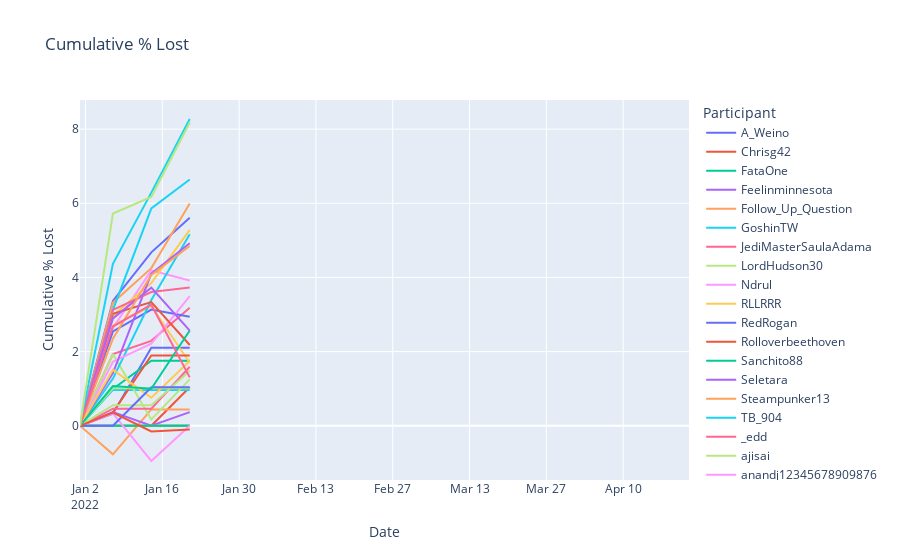

Write notebook code for a chart like this one.
### Code cell
fig = px.line(sheet_data, x="Date", y="Cumulative % Lost", color='Participant', title="Cumulative % Lost")
fig.update_xaxes(range=[datetime(2022,1,1), datetime(2022, 4, 22)])
fig.show()

### Figure 1 — Plotly figure (JSON) as saved in the notebook; plotly's stock layout.template omitted (floating-point values rounded to 4 significant figures)
{"data": [{"hovertemplate": "Participant=A_Weino<br>Date=%{x}<br>Cumulative % Lost=%{y}<extra></extra>", "legendgroup": "A_Weino", "line": {"color": "#636efa", "dash": "solid"}, "marker": {"symbol": "circle"}, "mode": "lines", "name": "A_Weino", "orientation": "v", "showlegend": true, "type": "scatter", "x": ["2022-01-01T00:00:00", "2022-01-07T00:00:00", "2022-01-14T00:00:00", "2022-01-21T00:00:00"], "xaxis": "x", "y": [0, 0.3239, 2.105, 2.105], "yaxis": "y"}, {"hovertemplate": "Participant=Chrisg42<br>Date=%{x}<br>Cumulative % Lost=%{y}<extra></extra>", "legendgroup": "Chrisg42", "line": {"color": "#EF553B", "dash": "solid"}, "marker": {"symbol": "circle"}, "mode": "lines", "name": "Chrisg42", "orientation": "v", "showlegend": true, "type": "scatter", "x": ["2022-01-14T00:00:00", "2022-01-21T00:00:00"], "xaxis": "x", "y": [0, 1.039], "yaxis": "y"}, {"hovertemplate": "Participant=FataOne<br>Date=%{x}<br>Cumulative % Lost=%{y}<extra></extra>", "legendgroup": "FataOne", "line": {"color": "#00cc96", "dash": "solid"}, "marker": {"symbol": "circle"}, "mode": "lines", "name": "FataOne", "orientation": "v", "showlegend": true, "type": "scatter", "x": ["2022-01-01T00:00:00", "2022-01-07T00:00:00", "2022-01-14T00:00:00", "2022-01-21T00:00:00"], "xaxis": "x", "y": [0, 0.9943, 1.752, 1.752], "yaxis": "y"}, {"hovertemplate": "Participant=Feelinminnesota<br>Date=%{x}<br>Cumulative % Lost=%{y}<extra></extra>", "legendgroup": "Feelinminnesota", "line": {"color": "#ab63fa", "dash": "solid"}, "marker": {"symbol": "circle"}, "mode": "lines", "name": "Feelinminnesota", "orientation": "v", "showlegend": true, "type": "scatter", "x": ["2022-01-01T00:00:00", "2022-01-07T00:00:00", "2022-01-14T00:00:00", "2022-01-21T00:00:00"], "xaxis": "x", "y": [0, 0, 0, 0], "yaxis": "y"}, {"hovertemplate": "Participant=Follow_Up_Question<br>Date=%{x}<br>Cumulative % Lost=%{y}<extra></extra>", "legendgroup": "Follow_Up_Question", "line": {"color": "#FFA15A", "dash": "solid"}, "marker": {"symbol": "circle"}, "mode": "lines", "name": "Follow_Up_Question", "orientation": "v", "showlegend": true, "type": "scatter", "x": ["2022-01-01T00:00:00", "2022-01-07T00:00:00", "2022-01-14T00:00:00", "2022-01-21T00:00:00"], "xaxis": "x", "y": [0, -0.7692, 0.4396, 0.4396], "yaxis": "y"}, {"hovertemplate": "Participant=GoshinTW<br>Date=%{x}<br>Cumulative % Lost=%{y}<extra></extra>", "legendgroup": "GoshinTW", "line": {"color": "#19d3f3", "dash": "solid"}, "marker": {"symbol": "circle"}, "mode": "lines", "name": "GoshinTW", "orientation": "v", "showlegend": true, "type": "scatter", "x": ["2022-01-01T00:00:00", "2022-01-07T00:00:00", "2022-01-14T00:00:00", "2022-01-21T00:00:00"], "xaxis": "x", "y": [0, 0.9662, 0.9662, 0.9662], "yaxis": "y"}, {"hovertemplate": "Participant=JediMasterSaulaAdama<br>Date=%{x}<br>Cumulative % Lost=%{y}<extra></extra>", "legendgroup": "JediMasterSaulaAdama", "line": {"color": "#FF6692", "dash": "solid"}, "marker": {"symbol": "circle"}, "mode": "lines", "name": "JediMasterSaulaAdama", "orientation": "v", "showlegend": true, "type": "scatter", "x": ["2022-01-01T00:00:00", "2022-01-07T00:00:00", "2022-01-14T00:00:00", "2022-01-21T00:00:00"], "xaxis": "x", "y": [0, 1.933, 2.291, 3.185], "yaxis": "y"}, {"hovertemplate": "Participant=LordHudson30<br>Date=%{x}<br>Cumulative % Lost=%{y}<extra></extra>", "legendgroup": "LordHudson30", "line": {"color": "#B6E880", "dash": "solid"}, "marker": {"symbol": "circle"}, "mode": "lines", "name": "LordHudson30", "orientation": "v", "showlegend": true, "type": "scatter", "x": ["2022-01-01T00:00:00", "2022-01-07T00:00:00", "2022-01-14T00:00:00", "2022-01-21T00:00:00"], "xaxis": "x", "y": [0, 1.932, 0.1705, 1.25], "yaxis": "y"}, {"hovertemplate": "Participant=Ndrul<br>Date=%{x}<br>Cumulative % Lost=%{y}<extra></extra>", "legendgroup": "Ndrul", "line": {"color": "#FF97FF", "dash": "solid"}, "marker": {"symbol": "circle"}, "mode": "lines", "name": "Ndrul", "orientation": "v", "showlegend": true, "type": "scatter", "x": ["2022-01-01T00:00:00", "2022-01-07T00:00:00", "2022-01-14T00:00:00", "2022-01-21T00:00:00"], "xaxis": "x", "y": [0, 2.641, 4.189, 3.916], "yaxis": "y"}, {"hovertemplate": "Participant=RLLRRR<br>Date=%{x}<br>Cumulative % Lost=%{y}<extra></extra>", "legendgroup": "RLLRRR", "line": {"color": "#FECB52", "dash": "solid"}, "marker": {"symbol": "circle"}, "mode": "lines", "name": "RLLRRR", "orientation": "v", "showlegend": true, "type": "scatter", "x": ["2022-01-01T00:00:00", "2022-01-07T00:00:00", "2022-01-14T00:00:00", "2022-01-21T00:00:00"], "xaxis": "x", "y": [0, 2.705, 3.225, 1.699], "yaxis": "y"}, {"hovertemplate": "Participant=RedRogan<br>Date=%{x}<br>Cumulative % Lost=%{y}<extra></extra>", "legendgroup": "RedRogan", "line": {"color": "#636efa", "dash": "solid"}, "marker": {"symbol": "circle"}, "mode": "lines", "name": "RedRogan", "orientation": "v", "showlegend": true, "type": "scatter", "x": ["2022-01-01T00:00:00", "2022-01-07T00:00:00", "2022-01-14T00:00:00", "2022-01-21T00:00:00"], "xaxis": "x", "y": [0, 2.547, 3.134, 2.938], "yaxis": "y"}, {"hovertemplate": "Participant=Rolloverbeethoven<br>Date=%{x}<br>Cumulative % Lost=%{y}<extra></extra>", "legendgroup": "Rolloverbeethoven", "line": {"color": "#EF553B", "dash": "solid"}, "marker": {"symbol": "circle"}, "mode": "lines", "name": "Rolloverbeethoven", "orientation": "v", "showlegend": true, "type": "scatter", "x": ["2022-01-01T00:00:00", "2022-01-07T00:00:00", "2022-01-14T00:00:00", "2022-01-21T00:00:00"], "xaxis": "x", "y": [0, 0.3612, 1.896, 1.896], "yaxis": "y"}, {"hovertemplate": "Participant=Sanchito88<br>Date=%{x}<br>Cumulative % Lost=%{y}<extra></extra>", "legendgroup": "Sanchito88", "line": {"color": "#00cc96", "dash": "solid"}, "marker": {"symbol": "circle"}, "mode": "lines", "name": "Sanchito88", "orientation": "v", "showlegend": true, "type": "scatter", "x": ["2022-01-01T00:00:00", "2022-01-07T00:00:00", "2022-01-14T00:00:00", "2022-01-21T00:00:00"], "xaxis": "x", "y": [0, 0, 0, 0], "yaxis": "y"}, {"hovertemplate": "Participant=Seletara<br>Date=%{x}<br>Cumulative % Lost=%{y}<extra></extra>", "legendgroup": "Seletara", "line": {"color": "#ab63fa", "dash": "solid"}, "marker": {"symbol": "circle"}, "mode": "lines", "name": "Seletara", "orientation": "v", "showlegend": true, "type": "scatter", "x": ["2022-01-01T00:00:00", "2022-01-07T00:00:00", "2022-01-14T00:00:00", "2022-01-21T00:00:00"], "xaxis": "x", "y": [0, 0.3686, 0, 0.3686], "yaxis": "y"}, {"hovertemplate": "Participant=Steampunker13<br>Date=%{x}<br>Cumulative % Lost=%{y}<extra></extra>", "legendgroup": "Steampunker13", "line": {"color": "#FFA15A", "dash": "solid"}, "marker": {"symbol": "circle"}, "mode": "lines", "name": "Steampunker13", "orientation": "v", "showlegend": true, "type": "scatter", "x": ["2022-01-01T00:00:00", "2022-01-07T00:00:00", "2022-01-14T00:00:00", "2022-01-21T00:00:00"], "xaxis": "x", "y": [0, 0, 0, 0], "yaxis": "y"}, {"hovertemplate": "Participant=TB_904<br>Date=%{x}<br>Cumulative % Lost=%{y}<extra></extra>", "legendgroup": "TB_904", "line": {"color": "#19d3f3", "dash": "solid"}, "marker": {"symbol": "circle"}, "mode": "lines", "name": "TB_904", "orientation": "v", "showlegend": true, "type": "scatter", "x": ["2022-01-01T00:00:00", "2022-01-07T00:00:00", "2022-01-14T00:00:00", "2022-01-21T00:00:00"], "xaxis": "x", "y": [0, 1.272, 3.392, 5.166], "yaxis": "y"}, {"hovertemplate": "Participant=_edd<br>Date=%{x}<br>Cumulative % Lost=%{y}<extra></extra>", "legendgroup": "_edd", "line": {"color": "#FF6692", "dash": "solid"}, "marker": {"symbol": "circle"}, "mode": "lines", "name": "_edd", "orientation": "v", "showlegend": true, "type": "scatter", "x": ["2022-01-01T00:00:00", "2022-01-07T00:00:00", "2022-01-14T00:00:00", "2022-01-21T00:00:00"], "xaxis": "x", "y": [0, 0.4622, 0.4622, 1.592], "yaxis": "y"}, {"hovertemplate": "Participant=ajisai<br>Date=%{x}<br>Cumulative % Lost=%{y}<extra></extra>", "legendgroup": "ajisai", "line": {"color": "#B6E880", "dash": "solid"}, "marker": {"symbol": "circle"}, "mode": "lines", "name": "ajisai", "orientation": "v", "showlegend": true, "type": "scatter", "x": ["2022-01-01T00:00:00", "2022-01-07T00:00:00", "2022-01-14T00:00:00", "2022-01-21T00:00:00"], "xaxis": "x", "y": [0, 1.008, 1.008, 1.008], "yaxis": "y"}, {"hovertemplate": "Participant=anandj12345678909876<br>Date=%{x}<br>Cumulative % Lost=%{y}<extra></extra>", "legendgroup": "anandj12345678909876", "line": {"color": "#FF97FF", "dash": "solid"}, "marker": {"symbol": "circle"}, "mode": "lines", "name": "anandj12345678909876", "orientation": "v", "showlegend": true, "type": "scatter", "x": ["2022-01-01T00:00:00", "2022-01-07T00:00:00", "2022-01-14T00:00:00", "2022-01-21T00:00:00"], "xaxis": "x", "y": [0, 1.728, 2.216, 3.494], "yaxis": "y"}, {"hovertemplate": "Participant=atxgamergirl <br>Date=%{x}<br>Cumulative % Lost=%{y}<extra></extra>", "legendgroup": "atxgamergirl ", "line": {"color": "#FECB52", "dash": "solid"}, "marker": {"symbol": "circle"}, "mode": "lines", "name": "atxgamergirl ", "orientation": "v", "showlegend": true, "type": "scatter", "x": ["2022-01-01T00:00:00", "2022-01-07T00:00:00", "2022-01-14T00:00:00", "2022-01-21T00:00:00"], "xaxis": "x", "y": [0, 2.97, 3.85, 5.281], "yaxis": "y"}, {"hovertemplate": "Participant=basileus451<br>Date=%{x}<br>Cumulative % Lost=%{y}<extra></extra>", "legendgroup": "basileus451", "line": {"color": "#636efa", "dash": "solid"}, "marker": {"symbol": "circle"}, "mode": "lines", "name": "basileus451", "orientation": "v", "showlegend": true, "type": "scatter", "x": ["2022-01-01T00:00:00", "2022-01-07T00:00:00", "2022-01-14T00:00:00", "2022-01-21T00:00:00"], "xaxis": "x", "y": [0, 3.368, 4.677, 5.613], "yaxis": "y"}, {"hovertemplate": "Participant=bhender<br>Date=%{x}<br>Cumulative % Lost=%{y}<extra></extra>", "legendgroup": "bhender", "line": {"color": "#EF553B", "dash": "solid"}, "marker": {"symbol": "circle"}, "mode": "lines", "name": "bhender", "orientation": "v", "showlegend": true, "type": "scatter", "x": ["2022-01-01T00:00:00", "2022-01-07T00:00:00", "2022-01-14T00:00:00", "2022-01-21T00:00:00"], "xaxis": "x", "y": [0, 3.022, 3.333, 2.178], "yaxis": "y"}, {"hovertemplate": "Participant=bostonthebeagle<br>Date=%{x}<br>Cumulative % Lost=%{y}<extra></extra>", "legendgroup": "bostonthebeagle", "line": {"color": "#00cc96", "dash": "solid"}, "marker": {"symbol": "circle"}, "mode": "lines", "name": "bostonthebeagle", "orientation": "v", "showlegend": true, "type": "scatter", "x": ["2022-01-01T00:00:00", "2022-01-07T00:00:00", "2022-01-14T00:00:00", "2022-01-21T00:00:00"], "xaxis": "x", "y": [0, 0, 0, 0], "yaxis": "y"}, {"hovertemplate": "Participant=bushnov<br>Date=%{x}<br>Cumulative % Lost=%{y}<extra></extra>", "legendgroup": "bushnov", "line": {"color": "#ab63fa", "dash": "solid"}, "marker": {"symbol": "circle"}, "mode": "lines", "name": "bushnov", "orientation": "v", "showlegend": true, "type": "scatter", "x": ["2022-01-01T00:00:00", "2022-01-07T00:00:00", "2022-01-14T00:00:00", "2022-01-21T00:00:00"], "xaxis": "x", "y": [0, 1.422, 4.101, 4.921], "yaxis": "y"}, {"hovertemplate": "Participant=clientnumber9<br>Date=%{x}<br>Cumulative % Lost=%{y}<extra></extra>", "legendgroup": "clientnumber9", "line": {"color": "#FFA15A", "dash": "solid"}, "marker": {"symbol": "circle"}, "mode": "lines", "name": "clientnumber9", "orientation": "v", "showlegend": true, "type": "scatter", "x": ["2022-01-01T00:00:00", "2022-01-07T00:00:00", "2022-01-14T00:00:00", "2022-01-21T00:00:00"], "xaxis": "x", "y": [0, 3.32, 4.251, 5.992], "yaxis": "y"}, {"hovertemplate": "Participant=corskier<br>Date=%{x}<br>Cumulative % Lost=%{y}<extra></extra>", "legendgroup": "corskier", "line": {"color": "#19d3f3", "dash": "solid"}, "marker": {"symbol": "circle"}, "mode": "lines", "name": "corskier", "orientation": "v", "showlegend": true, "type": "scatter", "x": ["2022-01-01T00:00:00", "2022-01-07T00:00:00", "2022-01-14T00:00:00", "2022-01-21T00:00:00"], "xaxis": "x", "y": [0, 3.125, 5.859, 6.641], "yaxis": "y"}, {"hovertemplate": "Participant=crimsonburn27<br>Date=%{x}<br>Cumulative % Lost=%{y}<extra></extra>", "legendgroup": "crimsonburn27", "line": {"color": "#FF6692", "dash": "solid"}, "marker": {"symbol": "circle"}, "mode": "lines", "name": "crimsonburn27", "orientation": "v", "showlegend": true, "type": "scatter", "x": ["2022-01-01T00:00:00", "2022-01-07T00:00:00", "2022-01-14T00:00:00", "2022-01-21T00:00:00"], "xaxis": "x", "y": [0, 3.125, 3.606, 3.726], "yaxis": "y"}, {"hovertemplate": "Participant=fivehundredpoundthud<br>Date=%{x}<br>Cumulative % Lost=%{y}<extra></extra>", "legendgroup": "fivehundredpoundthud", "line": {"color": "#B6E880", "dash": "solid"}, "marker": {"symbol": "circle"}, "mode": "lines", "name": "fivehundredpoundthud", "orientation": "v", "showlegend": true, "type": "scatter", "x": ["2022-01-01T00:00:00", "2022-01-07T00:00:00", "2022-01-14T00:00:00", "2022-01-21T00:00:00"], "xaxis": "x", "y": [0, 0.5561, 0.5561, 1.483], "yaxis": "y"}, {"hovertemplate": "Participant=gnome_chomsky<br>Date=%{x}<br>Cumulative % Lost=%{y}<extra></extra>", "legendgroup": "gnome_chomsky", "line": {"color": "#FF97FF", "dash": "solid"}, "marker": {"symbol": "circle"}, "mode": "lines", "name": "gnome_chomsky", "orientation": "v", "showlegend": true, "type": "scatter", "x": ["2022-01-01T00:00:00", "2022-01-07T00:00:00", "2022-01-14T00:00:00", "2022-01-21T00:00:00"], "xaxis": "x", "y": [0, 0.3325, -0.9501, 0], "yaxis": "y"}, {"hovertemplate": "Participant=gordogg42p<br>Date=%{x}<br>Cumulative % Lost=%{y}<extra></extra>", "legendgroup": "gordogg42p", "line": {"color": "#FECB52", "dash": "solid"}, "marker": {"symbol": "circle"}, "mode": "lines", "name": "gordogg42p", "orientation": "v", "showlegend": true, "type": "scatter", "x": ["2022-01-01T00:00:00", "2022-01-07T00:00:00", "2022-01-14T00:00:00", "2022-01-21T00:00:00"], "xaxis": "x", "y": [0, 1.509, 0.7547, 1.745], "yaxis": "y"}, {"hovertemplate": "Participant=guinness_blaine<br>Date=%{x}<br>Cumulative % Lost=%{y}<extra></extra>", "legendgroup": "guinness_blaine", "line": {"color": "#636efa", "dash": "solid"}, "marker": {"symbol": "circle"}, "mode": "lines", "name": "guinness_blaine", "orientation": "v", "showlegend": true, "type": "scatter", "x": ["2022-01-01T00:00:00", "2022-01-07T00:00:00", "2022-01-14T00:00:00", "2022-01-21T00:00:00"], "xaxis": "x", "y": [0, 0, 1.036, 1.036], "yaxis": "y"}, {"hovertemplate": "Participant=impishgrin<br>Date=%{x}<br>Cumulative % Lost=%{y}<extra></extra>", "legendgroup": "impishgrin", "line": {"color": "#EF553B", "dash": "solid"}, "marker": {"symbol": "circle"}, "mode": "lines", "name": "impishgrin", "orientation": "v", "showlegend": true, "type": "scatter", "x": ["2022-01-01T00:00:00", "2022-01-07T00:00:00", "2022-01-14T00:00:00", "2022-01-21T00:00:00"], "xaxis": "x", "y": [0, 0.3555, -0.1524, -0.1016], "yaxis": "y"}, {"hovertemplate": "Participant=jrluhn<br>Date=%{x}<br>Cumulative % Lost=%{y}<extra></extra>", "legendgroup": "jrluhn", "line": {"color": "#00cc96", "dash": "solid"}, "marker": {"symbol": "circle"}, "mode": "lines", "name": "jrluhn", "orientation": "v", "showlegend": true, "type": "scatter", "x": ["2022-01-01T00:00:00", "2022-01-07T00:00:00", "2022-01-14T00:00:00", "2022-01-21T00:00:00"], "xaxis": "x", "y": [0, 1.071, 0.9993, 2.57], "yaxis": "y"}, {"hovertemplate": "Participant=percykins<br>Date=%{x}<br>Cumulative % Lost=%{y}<extra></extra>", "legendgroup": "percykins", "line": {"color": "#ab63fa", "dash": "solid"}, "marker": {"symbol": "circle"}, "mode": "lines", "name": "percykins", "orientation": "v", "showlegend": true, "type": "scatter", "x": ["2022-01-01T00:00:00", "2022-01-07T00:00:00", "2022-01-14T00:00:00", "2022-01-21T00:00:00"], "xaxis": "x", "y": [0, 2.896, 3.724, 2.565], "yaxis": "y"}, {"hovertemplate": "Participant=rushhourIV<br>Date=%{x}<br>Cumulative % Lost=%{y}<extra></extra>", "legendgroup": "rushhourIV", "line": {"color": "#FFA15A", "dash": "solid"}, "marker": {"symbol": "circle"}, "mode": "lines", "name": "rushhourIV", "orientation": "v", "showlegend": true, "type": "scatter", "x": ["2022-01-01T00:00:00", "2022-01-07T00:00:00", "2022-01-14T00:00:00", "2022-01-21T00:00:00"], "xaxis": "x", "y": [0, 2.346, 4.067, 4.849], "yaxis": "y"}, {"hovertemplate": "Participant=stevosaurus<br>Date=%{x}<br>Cumulative % Lost=%{y}<extra></extra>", "legendgroup": "stevosaurus", "line": {"color": "#19d3f3", "dash": "solid"}, "marker": {"symbol": "circle"}, "mode": "lines", "name": "stevosaurus", "orientation": "v", "showlegend": true, "type": "scatter", "x": ["2022-01-01T00:00:00", "2022-01-07T00:00:00", "2022-01-14T00:00:00", "2022-01-21T00:00:00"], "xaxis": "x", "y": [0, 4.368, 6.287, 8.273], "yaxis": "y"}, {"hovertemplate": "Participant=tejastacostand - Goal 140<br>Date=%{x}<br>Cumulative % Lost=%{y}<extra></extra>", "legendgroup": "tejastacostand - Goal 140", "line": {"color": "#FF6692", "dash": "solid"}, "marker": {"symbol": "circle"}, "mode": "lines", "name": "tejastacostand - Goal 140", "orientation": "v", "showlegend": true, "type": "scatter", "x": ["2022-01-01T00:00:00", "2022-01-07T00:00:00", "2022-01-14T00:00:00", "2022-01-21T00:00:00"], "xaxis": "x", "y": [0, 2.676, 3.264, 1.305], "yaxis": "y"}, {"hovertemplate": "Participant=uncomfortablyhigh<br>Date=%{x}<br>Cumulative % Lost=%{y}<extra></extra>", "legendgroup": "uncomfortablyhigh", "line": {"color": "#B6E880", "dash": "solid"}, "marker": {"symbol": "circle"}, "mode": "lines", "name": "uncomfortablyhigh", "orientation": "v", "showlegend": true, "type": "scatter", "x": ["2022-01-01T00:00:00", "2022-01-07T00:00:00", "2022-01-14T00:00:00", "2022-01-21T00:00:00"], "xaxis": "x", "y": [0, 5.725, 6.171, 8.178], "yaxis": "y"}], "layout": {"legend": {"title": {"text": "Participant"}, "tracegroupgap": 0}, "title": {"text": "Cumulative % Lost"}, "xaxis": {"anchor": "y", "domain": [0, 1], "range": ["2022-01-01T00:00:00", "2022-04-22T00:00:00"], "title": {"text": "Date"}}, "yaxis": {"anchor": "x", "domain": [0, 1], "title": {"text": "Cumulative % Lost"}}}}
